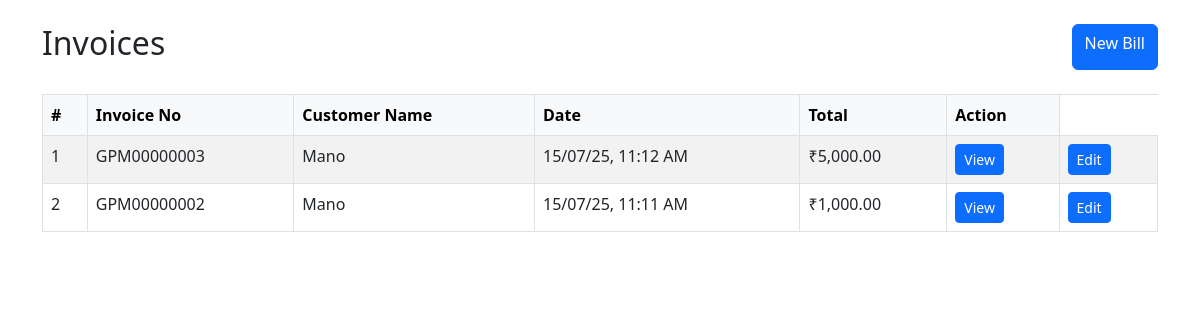
Before: / with the older database file.
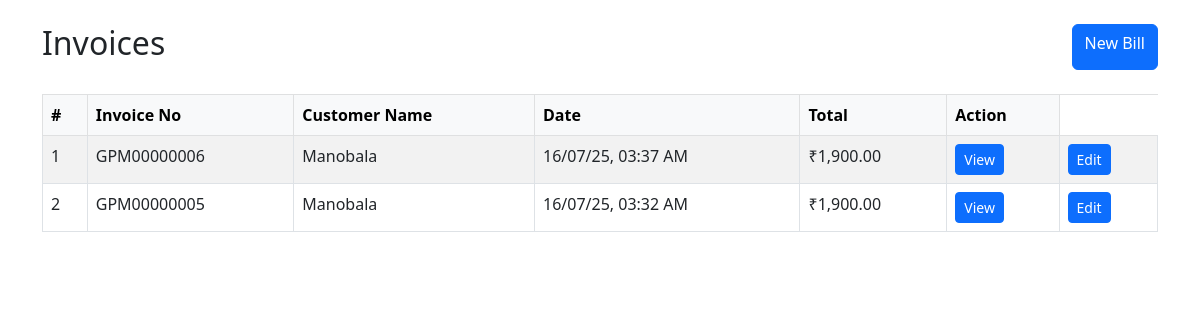
After: the same page with the newer database file.
### tables this page shows
CREATE TABLE `invoices` (
  `id` int(11) NOT NULL,
  `invoice_number` varchar(30) NOT NULL,
  `customer_name` varchar(100) DEFAULT NULL,
  `customer_phone` varchar(20) DEFAULT NULL,
  `customer_address` text DEFAULT NULL,
  `invoice_date` date DEFAULT NULL,
  `total_amount` decimal(10,2) DEFAULT NULL,
  `paid_amount` decimal(10,2) DEFAULT NULL,
  `balance_amount` decimal(10,2) DEFAULT NULL,
  `realtime` timestamp NOT NULL DEFAULT current_timestamp() ON UPDATE current_timestamp()
);

### index.php (the view, shortened to what this page needs)
<?php include 'db.php'; ?>
<!DOCTYPE html>
<html lang="en">
<head>
  <link href="https://cdn.jsdelivr.net/npm/bootstrap@5.3.0/dist/css/bootstrap.min.css" rel="stylesheet">
</head>
<body>
  <div class="container my-4">
    <div class="d-flex justify-content-between mb-4 items-center">
       <h2>Invoices</h2>
        <a href="new_bill.php" class="btn btn-primary">New Bill</a>
    </div>
    <table class="table table-bordered table-striped">
      <thead class="table-light">
        <tr>
          <th>#</th>
          <th>Invoice No</th>
          <th>Customer Name</th>
          <th>Date</th>
          <th>Total</th>
          <th>Action</th>
        </tr>
      </thead>
      <tbody>
        <?php
        $result = mysqli_query($conn, "SELECT * FROM invoices ORDER BY id DESC");
        $count = 1;
        while ($row = mysqli_fetch_assoc($result)) {
          echo "<tr>";
          echo "<td>" . $count++ . "</td>";
          echo "<td>" . $row['invoice_number'] . "</td>";
          echo "<td>" . $row['customer_name'] . "</td>";
          echo "<td>" . date("d/m/y, h:i A", strtotime($row['realtime'])) . "</td>";
          echo "<td>₹" . number_format($row['total_amount'], 2) . "</td>";
          echo "<td><a href='print_invoice.php?invoice_number=" . $row['invoice_number'] . "' target='_blank' class='btn btn-sm btn-primary'>View</a></td>";
          echo "<td><a href='edit_invoice.php?invoice_number=" . $row['invoice_number'] . "' target='_blank' class='btn btn-sm btn-primary'>Edit</a></td>";
          echo "</tr>";
        }
        ?>
      </tbody>
    </table>
  </div>
</body>
</html>

Changed rows visible on the page:
removed invoices: invoice_number "GPM00000003", customer_name "Mano", realtime "15/07/25, 11:12 AM", total_amount "5,000.00"
removed invoices: invoice_number "GPM00000002", customer_name "Mano", realtime "15/07/25, 11:11 AM", total_amount "1,000.00"
added invoices: invoice_number "GPM00000006", customer_name "Manobala", realtime "16/07/25, 03:37 AM", total_amount "1,900.00"
added invoices: invoice_number "GPM00000005", customer_name "Manobala", realtime "16/07/25, 03:32 AM", total_amount "1,900.00"
